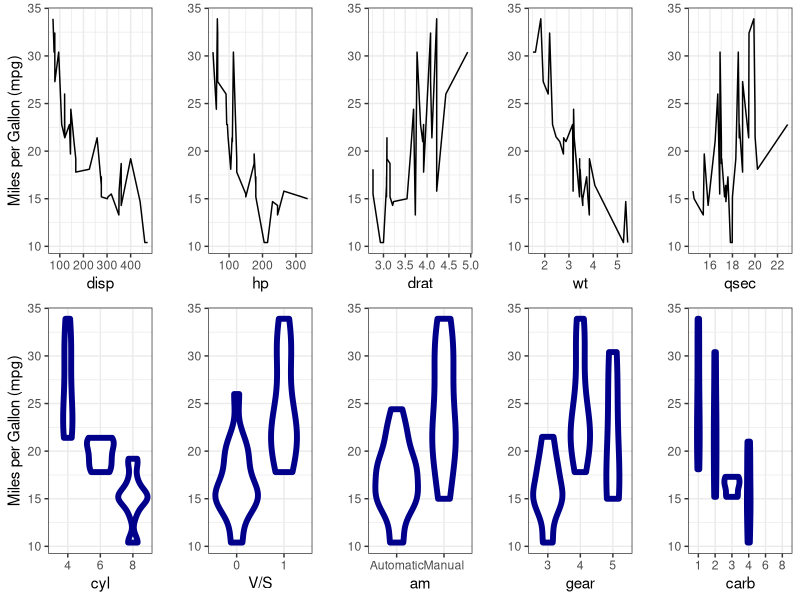
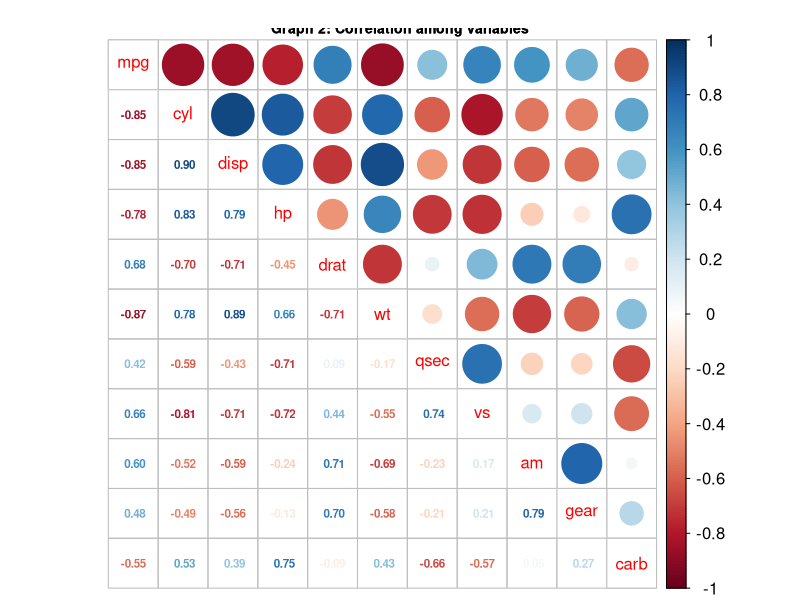
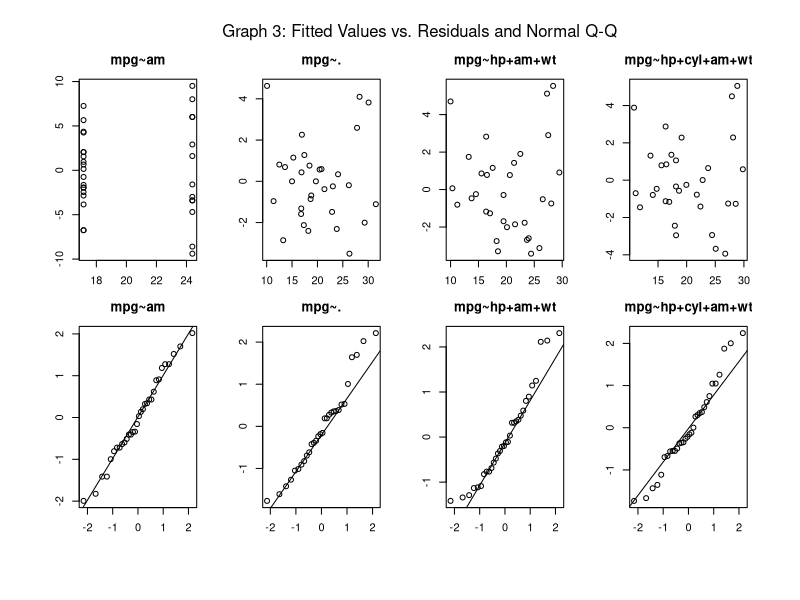

These charts were generated, in order, by the following R code:
## ---- chunk 1
#Check if the required packaged are installed and upload them. 
    list.of.packages <- c("ggplot2", "GGally", "caret", "lattice","gridExtra","MASS", "corrplot")
    new.packages <- list.of.packages[!(list.of.packages %in% installed.packages()[,"Package"])]
    if(length(new.packages)) install.packages(new.packages)
    library(lattice)
    library(ggplot2)
    library(GGally)
    library(caret)
    library(gridExtra)
    library(MASS)
    library(corrplot)
#Read and Transform Data. 
    set.seed(1234)
    data(mtcars)
    Corr_Matrix <- cor(mtcars)
    mtcars$cyl <- as.factor(mtcars$cyl)
    mtcars$vs <- as.factor(mtcars$vs)
    mtcars$am <- as.factor(mtcars$am)
    levels(mtcars$am) <- c("Automatic", "Manual")
    mtcars$gear <- as.factor(mtcars$gear)
    mtcars$carb <- as.factor(mtcars$carb)
## ---- chunk 2
    Summary_Data <- matrix(, nrow = 4, ncol = 2)
    
    Linear_Regression <- lm(mpg ~ am,data=mtcars)
    Summary_Name <- paste("Simple Linear Regression", summary(Linear_Regression)$call[2], sep = " - ")
    Summary_Data[1,1]<- coef(summary(Linear_Regression))["amManual","Estimate"]
    Summary_Data[1,2]<-summary(Linear_Regression)$adj.r.squared*100             
## ---- chunk 3
    Multiple_Regression_All <- lm(mpg ~ .,data=mtcars)
    Summary_Name <- c(Summary_Name, paste("All Regresors", summary(Multiple_Regression_All)$call[2], sep = " - "))
    Summary_Data[2,1]<- coef(summary(Multiple_Regression_All))["amManual","Estimate"]
    Summary_Data[2,2]<- summary(Multiple_Regression_All)$adj.r.squared*100

    
    Multiple_Regression_Selected <- lm(mpg ~ am + wt + hp,data=mtcars)
    Summary_Name <- c(Summary_Name, paste("High Corr Regresors", summary(Multiple_Regression_Selected)$call[2], sep = " - "))
    Summary_Data[3,1]<- coef(summary(Multiple_Regression_Selected))["amManual","Estimate"]
    Summary_Data[3,2]<- summary(Multiple_Regression_Selected)$adj.r.squared*100

    Multiple_Regression_MASS <- stepAIC(lm(mpg ~ . ,data=mtcars), direction = 'both', trace = FALSE)
    Summary_Name <- c(Summary_Name, paste("SFSV", summary(Multiple_Regression_MASS)$call[2], sep = " - "))
    Summary_Data[4,1]<- coef(summary(Multiple_Regression_MASS))["amManual","Estimate"]
    Summary_Data[4,2]<- summary(Multiple_Regression_MASS)$adj.r.squared*100
## ---- chunk 4
    colnames(Summary_Data) <- c("Difference**","Adj R-2")
    rownames(Summary_Data) <- Summary_Name
    Summary_Data
## ---- chunk 5
    #Exploratory Analysis of Variables
    #Continuos Variables
   
    Title_Graph<-"Graph 1: Variables of mtcars vs Miles per Gallon (mpg)"
    Title_Graph
    #Displacement (cu.in.)
            plot_disp <- ggplot(data=mtcars,aes(y= mpg, x = disp))   + geom_line(fill="darkblue", stat="identity")
            plot_disp <- plot_disp + labs(x="disp",y="Miles per Gallon (mpg)") 
            plot_disp <- plot_disp + theme(panel.grid.major = element_line(colour = "white")) + theme_bw()
        #Gross horsepower
            plot_hp <- ggplot(data=mtcars,aes(y= mpg, x = hp))   + geom_line(fill="darkblue", stat="identity")
            plot_hp <- plot_hp + labs(x="hp", y="") 
            plot_hp <- plot_hp + theme(panel.grid.major = element_line(colour = "white")) + theme_bw()
        #Rear axle ratio
            plot_drat <- ggplot(data=mtcars,aes(y= mpg, x = drat))   + geom_line(fill="darkblue", stat="identity")
            plot_drat <- plot_drat + labs(x="drat", y="") 
            plot_drat <- plot_drat + theme(panel.grid.major = element_line(colour = "white")) + theme_bw()
        #Weight (lb/1000)
            plot_wt <- ggplot(data=mtcars,aes(y= mpg, x = wt))   + geom_line(fill="darkblue", stat="identity")
            plot_wt <- plot_wt + labs(x="wt", y="") 
            plot_wt <- plot_wt + theme(panel.grid.major = element_line(colour = "white")) + theme_bw()
        #1/4 mile time
            plot_qsec <- ggplot(data=mtcars,aes(y= mpg, x = qsec))   + geom_line(fill="darkblue", stat="identity")
            plot_qsec <- plot_qsec + labs(x="qsec", y="") 
            plot_qsec <- plot_qsec + theme(panel.grid.major = element_line(colour = "white")) + theme_bw()
    #Factor Variables
        #Number of cylinders
            plot_cyl <- ggplot(data=mtcars,aes(y= mpg, x = cyl), fill = cyl)
            plot_cyl <- plot_cyl + geom_violin(colour = "darkblue", size=2)
            plot_cyl <- plot_cyl + labs(x="cyl",y="Miles per Gallon (mpg)") + theme(panel.grid.major = element_line(colour = "white")) + theme_bw()
        #V/S
            plot_vs <- ggplot(data=mtcars,aes(y= mpg, x = vs), fill = vs)
            plot_vs <- plot_vs + geom_violin(colour = "darkblue", size=2)
            plot_vs <- plot_vs + xlab("V/S") + ylab("") + theme(panel.grid.major = element_line(colour = "white")) + theme_bw()
        #Transmission
            plot_am <- ggplot(data=mtcars,aes(y= mpg, x = am), fill = am)
            plot_am <- plot_am + geom_violin(colour = "darkblue", size=2)
            plot_am <- plot_am + xlab("am") + ylab("") + theme(panel.grid.major = element_line(colour = "white")) + theme_bw()
        #Number of forward gears
            plot_gear <- ggplot(data=mtcars,aes(y= mpg, x = gear), fill = gear)
            plot_gear <- plot_gear + geom_violin(colour = "darkblue", size=2)
            plot_gear <- plot_gear + xlab("gear")+ ylab("") + theme(panel.grid.major = element_line(colour = "white")) + theme_bw()
        #Number of carburetors
            plot_carb <- ggplot(data=mtcars,aes(y= mpg, x = carb), fill = carb)
            plot_carb <- plot_carb + geom_violin(colour = "darkblue", size=2)
            plot_carb <- plot_carb + xlab("carb")+ ylab("") + theme(panel.grid.major = element_line(colour = "white")) + theme_bw()
        grid.arrange(plot_disp, plot_hp, plot_drat, plot_wt, plot_qsec, plot_cyl, plot_vs, plot_am, plot_gear, plot_carb, ncol=5, nrow=2)

## ---- chunk 6
    cex.before <- par("cex")
    par(cex = 0.7, oma=c(0,0,2,0))
    corrplot.mixed(Corr_Matrix, title = "Graph 2: Correlation among variables", tl.cex=1/par("cex"),upper = "circle", lower = "number",cl.cex=1/par("cex"))
    par(cex = cex.before)
## ---- chunk 7
    
    par(oma=c(5,4,3,1), mfrow = c(2, 4), mar = c(0,0,1,1)+2)
    
    plot(Linear_Regression$fitted.values,Linear_Regression$residuals, main ="mpg~am")
    plot(Multiple_Regression_All$fitted.values,Multiple_Regression_All$residuals, main ="mpg~.")
    plot(Multiple_Regression_Selected$fitted.values,Multiple_Regression_Selected$residuals, main ="mpg~hp+am+wt")
    plot(Multiple_Regression_MASS$fitted.values,Multiple_Regression_MASS$residuals, main ="mpg~hp+cyl+am+wt")
    
    
    LR_Standard <- rstandard(Linear_Regression)
    qqnorm(LR_Standard, main ="mpg~am")
    qqline(LR_Standard)
    
    
    MRA_Standard <- rstandard(Multiple_Regression_All)
    qqnorm(MRA_Standard, main ="mpg~.")
    qqline(MRA_Standard)
    
    
    MRS_Standard <- rstandard(Multiple_Regression_Selected)
    qqnorm(MRS_Standard, main ="mpg~hp+am+wt")
    qqline(MRS_Standard)
    
    MRM_Standard <- rstandard(Multiple_Regression_MASS)
    qqnorm(MRM_Standard, main ="mpg~hp+cyl+am+wt")
    qqline(MRM_Standard)
    
    mtext("Graph 3: Fitted Values vs. Residuals and Normal Q-Q", outer=TRUE) 
